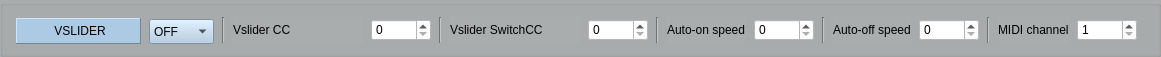
     <widget class="QGroupBox" name="formGroupBox_2">
      <property name="geometry">
       <rect>
        <x>10</x>
        <y>480</y>
        <width>1161</width>
        <height>41</height>
       </rect>
      </property>
      <property name="styleSheet">
       <string notr="true">background-color: rgb(170, 173, 173);</string>
      </property>
      <layout class="QHBoxLayout" name="horizontalLayout_2">
       <item>
        <widget class="QLabel" name="label_DAELECTRONICS_7">
         <property name="sizePolicy">
          <sizepolicy hsizetype="Fixed" vsizetype="Minimum">
           <horstretch>0</horstretch>
           <verstretch>0</verstretch>
          </sizepolicy>
         </property>
         <property name="minimumSize">
          <size>
           <width>114</width>
           <height>26</height>
          </size>
         </property>
         <property name="maximumSize">
          <size>
           <width>125</width>
           <height>24</height>
          </size>
         </property>
         <property name="styleSheet">
          <string notr="true">background-color: rgb(172, 202, 227);</string>
         </property>
         <property name="frameShape">
          <enum>QFrame::Panel</enum>
         </property>
         <property name="frameShadow">
          <enum>QFrame::Raised</enum>
         </property>
         <property name="text">
          <string>&lt;html&gt;&lt;head/&gt;&lt;body&gt;&lt;p align=&quot;center&quot;&gt;VSLIDER&lt;/p&gt;&lt;/body&gt;&lt;/html&gt;</string>
         </property>
        </widget>
       </item>
       <item>
        <widget class="QComboBox" name="onoffVslider">
         <property name="minimumSize">
          <size>
           <width>0</width>
           <height>25</height>
          </size>
         </property>
         <property name="maximumSize">
          <size>
           <width>65</width>
           <height>22</height>
          </size>
         </property>
         <property name="styleSheet">
          <string notr="true">background-color: rgb(172, 202, 227);</string>
         </property>
         <item>
          <property name="text">
           <string>OFF</string>
          </property>
         </item>
         <item>
          <property name="text">
           <string>ON</string>
          </property>
         </item>
        </widget>
       </item>
       <item>
        <widget class="Line" name="line_26">
         <property name="orientation">
          <enum>Qt::Vertical</enum>
         </property>
        </widget>
       </item>
       <item>
        <widget class="QLabel" name="label_VSLIDERCC_3">
         <property name="sizePolicy">
          <sizepolicy hsizetype="Fixed" vsizetype="Preferred">
           <horstretch>0</horstretch>
           <verstretch>0</verstretch>
          </sizepolicy>
         </property>
         <property name="maximumSize">
          <size>
           <width>130</width>
           <height>40</height>
          </size>
         </property>
         <property name="text">
          <string>Vslider CC</string>
         </property>
        </widget>
       </item>
       <item>
        <widget class="QSpinBox" name="spinBox_VSLID_EXPPED_3">
         <property name="sizePolicy">
          <sizepolicy hsizetype="Fixed" vsizetype="Fixed">
           <horstretch>0</horstretch>
           <verstretch>0</verstretch>
          </sizepolicy>
         </property>
         <property name="maximumSize">
          <size>
           <width>60</width>
           <height>16777215</height>
          </size>
         </property>
         <property name="styleSheet">
          <string notr="true">background-color: rgb(255, 255, 255);</string>
         </property>
         <property name="maximum">
          <number>127</number>
         </property>
        </widget>
       </item>
       <item>
        <widget class="Line" name="line_28">
         <property name="orientation">
          <enum>Qt::Vertical</enum>
         </property>
        </widget>
       </item>
       <item>
        <widget class="QLabel" name="label_VSLIDERSWCC_3">
         <property name="sizePolicy">
          <sizepolicy hsizetype="Fixed" vsizetype="Preferred">
           <horstretch>0</horstretch>
           <verstretch>0</verstretch>
          </sizepolicy>
         </property>
         <property name="maximumSize">
          <size>
           <width>130</width>
           <height>16777215</height>
          </size>
         </property>
         <property name="text">
          <string>Vslider SwitchCC</string>
         </property>
        </widget>
       </item>
       <item>
        <widget class="QSpinBox" name="spinBox_VSLIDSWITCH_3">
         <property name="sizePolicy">
          <sizepolicy hsizetype="Fixed" vsizetype="Fixed">
           <horstretch>0</horstretch>
           <verstretch>0</verstretch>
          </sizepolicy>
         </property>
         <property name="maximumSize">
          <size>
           <width>60</width>
           <height>16777215</height>
          </size>
         </property>
         <property name="styleSheet">
          <string notr="true">background-color: rgb(255, 255, 255);</string>
         </property>
         <property name="maximum">
          <number>127</number>
         </property>
        </widget>
       </item>
       <item>
        <widget class="Line" name="line_27">
         <property name="orientation">
          <enum>Qt::Vertical</enum>
         </property>
        </widget>
       </item>
       <item>
        <widget class="QLabel" name="label_VSLIDERSPEEDOFF_3">
         <property name="sizePolicy">
          <sizepolicy hsizetype="Fixed" vsizetype="Preferred">
           <horstretch>0</horstretch>
           <verstretch>0</verstretch>
          </sizepolicy>
         </property>
         <property name="maximumSize">
          <size>
           <width>16777215</width>
           <height>40</height>
          </size>
         </property>
         <property name="text">
          <string>Auto-on speed</string>
         </property>
        </widget>
       </item>
       <item>
        <widget class="QSpinBox" name="spinBox_VSLIDAUTOON_3">
         <property name="sizePolicy">
          <sizepolicy hsizetype="Fixed" vsizetype="Fixed">
           <horstretch>0</horstretch>
           <verstretch>0</verstretch>
          </sizepolicy>
         </property>
         <property name="maximumSize">
          <size>
           <width>60</width>
           <height>16777215</height>
          </size>
         </property>
         <property name="styleSheet">
          <string notr="true">background-color: rgb(255, 255, 255);</string>
         </property>
         <property name="maximum">
          <number>255</number>
         </property>
        </widget>
       </item>
       <item>
        <widget class="Line" name="line_64">
         <property name="orientation">
          <enum>Qt::Vertical</enum>
         </property>
        </widget>
       </item>
       <item>
        <widget class="QLabel" name="label_VSLIDERSPEEDON_3">
         <property name="sizePolicy">
          <sizepolicy hsizetype="Fixed" vsizetype="Preferred">
           <horstretch>0</horstretch>
           <verstretch>0</verstretch>
          </sizepolicy>
         </property>
         <property name="maximumSize">
          <size>
           <width>16777215</width>
           <height>40</height>
          </size>
         </property>
         <property name="text">
          <string>Auto-off speed</string>
         </property>
        </widget>
       </item>
       <item>
        <widget class="QSpinBox" name="spinBox_VSLIDAUTOFF_3">
         <property name="sizePolicy">
          <sizepolicy hsizetype="Fixed" vsizetype="Fixed">
           <horstretch>0</horstretch>
           <verstretch>0</verstretch>
          </sizepolicy>
         </property>
         <property name="maximumSize">
          <size>
           <width>60</width>
           <height>16777215</height>
          </size>
         </property>
         <property name="styleSheet">
          <string notr="true">background-color: rgb(255, 255, 255);</string>
         </property>
         <property name="maximum">
          <number>255</number>
         </property>
        </widget>
       </item>
       <item>
        <widget class="Line" name="line_65">
         <property name="orientation">
          <enum>Qt::Vertical</enum>
         </property>
        </widget>
       </item>
       <item>
        <widget class="QLabel" name="label_VSLIDERMIDICH_3">
         <property name="sizePolicy">
          <sizepolicy hsizetype="Fixed" vsizetype="Preferred">
           <horstretch>0</horstretch>
           <verstretch>0</verstretch>
          </sizepolicy>
         </property>
         <property name="maximumSize">
          <size>
           <width>16777215</width>
           <height>40</height>
          </size>
         </property>
         <property name="text">
          <string>MIDI channel</string>
         </property>
        </widget>
       </item>
       <item>
        <widget class="QSpinBox" name="spinBox_VSLIDMIDCH_3">
         <property name="sizePolicy">
          <sizepolicy hsizetype="Fixed" vsizetype="Fixed">
           <horstretch>0</horstretch>
           <verstretch>0</verstretch>
          </sizepolicy>
         </property>
         <property name="maximumSize">
          <size>
           <width>60</width>
           <height>16777215</height>
          </size>
         </property>
         <property name="styleSheet">
          <string notr="true">background-color: rgb(255, 255, 255);</string>
         </property>
         <property name="minimum">
          <number>1</number>
         </property>
         <property name="maximum">
          <number>16</number>
         </property>
        </widget>
       </item>
      </layout>
     </widget>
